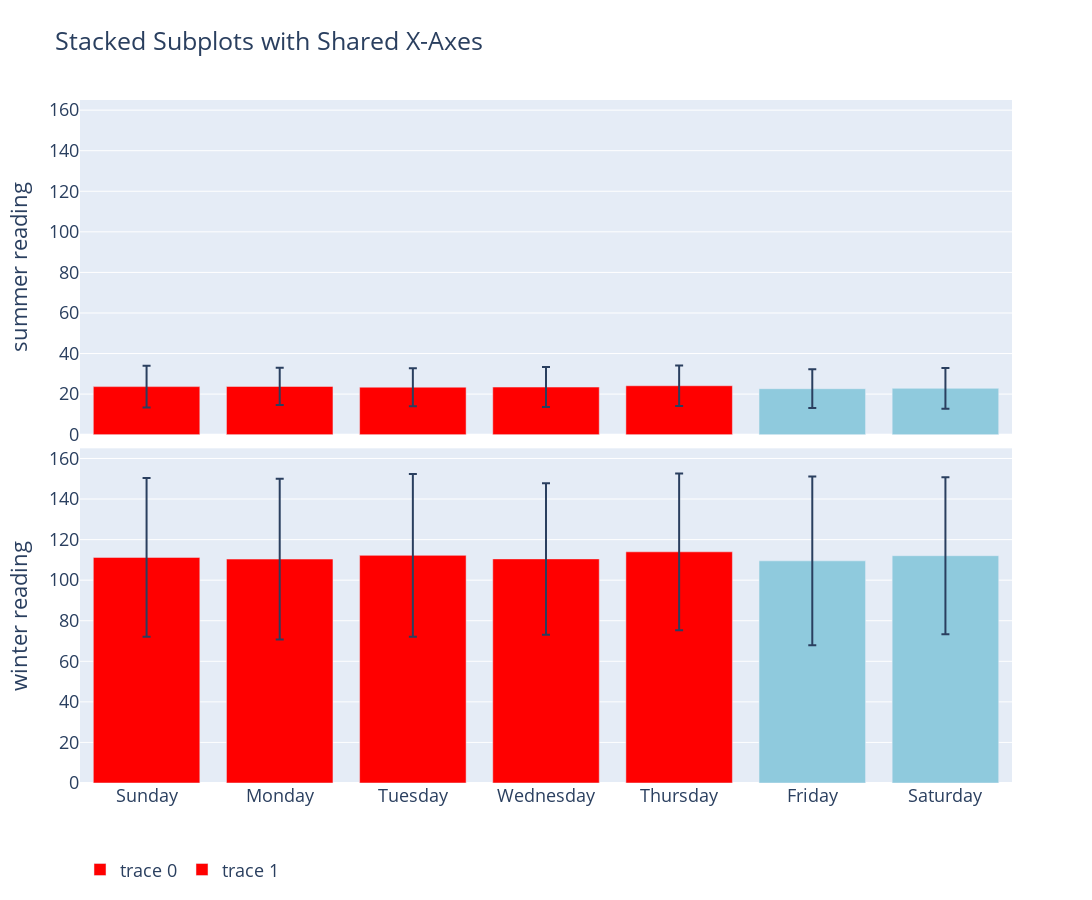

Notebook code cell kept with this figure:
### Code cell
from plotly.subplots import make_subplots

def weekday_by_season(series):
    weekend_by_country = {'Bangladesh': ['Friday', 'Saturday'], 'India': ['Saturday', 'Sunday'],
                          'Myanmar': ['Saturday', 'Sunday']}
    week_day = ['Sunday', 'Monday', 'Tuesday', 'Wednesday', 'Thursday', 'Friday', 'Saturday']

    fig = make_subplots(rows=2, cols=1,
                        shared_xaxes=True,
                        vertical_spacing=0.02)

    season_month = {'summer':[6,7,8],'winter':[12,1,2]}

    for j, country_name in enumerate(series):
        for i,season in enumerate(['summer','winter']):
            country_series_season = country_series[country_series.index.month.isin(season_month[season])]
            day_names = country_series_season.index.day_name()
            week_group = country_series_season[country_name].groupby(day_names)
            week_info = pd.concat([week_group.mean(), week_group.std()], axis=1)
            week_info['color'] = week_info.apply(
                lambda x: '#8fcadd' if x.name in weekend_by_country[country_name] else '#ff0000', axis=1)
            week_info = week_info.reindex(week_day)

            fig.add_trace(
                # go.Scatter(x=mobility_two_year.index, y=mobility_two_year[mobility_type], fill='tozeroy', mode='lines', line_color='indigo'),
                go.Bar(
                    x=week_info.index,
                    y=week_info.iloc[:, 0],
                    error_y=dict(type='data', array=week_info.iloc[:, 1]),
                    marker_color=week_info.color  # marker color can be a single color value or an iterable
                ),
                row=i + 1, col=1)

            fig.update_yaxes(title_text=season + ' reading' , row=i + 1, col=1, range=[0, 165], )

    fig.update_layout(height=900, width=1800,
                      title_text="Stacked Subplots with Shared X-Axes", legend_orientation='h', font_size=18)

    fig.show()

weekday_by_season(country_series[["Bangladesh"]])

### Figure 1 — Plotly figure (JSON) as saved in the notebook; plotly's stock layout.template omitted (floating-point values rounded to 4 significant figures)
{"data": [{"error_y": {"array": [10.35, 9.176, 9.39, 9.834, 10.02, 9.548, 10.05], "type": "data"}, "marker": {"color": ["#ff0000", "#ff0000", "#ff0000", "#ff0000", "#ff0000", "#8fcadd", "#8fcadd"]}, "type": "bar", "x": ["Sunday", "Monday", "Tuesday", "Wednesday", "Thursday", "Friday", "Saturday"], "xaxis": "x", "y": [23.69, 23.79, 23.41, 23.47, 24.12, 22.67, 22.84], "yaxis": "y"}, {"error_y": {"array": [39.14, 39.6, 40.06, 37.35, 38.62, 41.61, 38.73], "type": "data"}, "marker": {"color": ["#ff0000", "#ff0000", "#ff0000", "#ff0000", "#ff0000", "#8fcadd", "#8fcadd"]}, "type": "bar", "x": ["Sunday", "Monday", "Tuesday", "Wednesday", "Thursday", "Friday", "Saturday"], "xaxis": "x2", "y": [111.2, 110.4, 112.2, 110.5, 114.0, 109.5, 112.1], "yaxis": "y2"}], "layout": {"font": {"size": 18}, "height": 900, "legend": {"orientation": "h"}, "title": {"text": "Stacked Subplots with Shared X-Axes"}, "width": 1800, "xaxis": {"anchor": "y", "domain": [0.0, 1.0], "matches": "x2", "showticklabels": false}, "xaxis2": {"anchor": "y2", "domain": [0.0, 1.0]}, "yaxis": {"anchor": "x", "domain": [0.51, 1.0], "range": [0, 165], "title": {"text": "summer reading"}}, "yaxis2": {"anchor": "x2", "domain": [0.0, 0.49], "range": [0, 165], "title": {"text": "winter reading"}}}}
